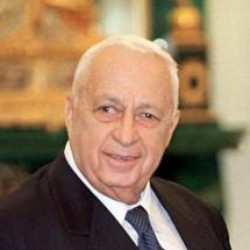
#> input picture data/face/impostors/Ariel_Sharon/session1/img_000.jpg, 250 x 250 px; its folder holds only this picture in this run
$ python -i face_pipeline.py   (imports and definitions only)
#> lines starting #> are read from the running program, lines starting #| are printed output that depends on the picture
#> further down, picture is the input picture: shape (250, 250, 3); mean B, G, R 92.7, 120, 147.2
from numpy import size
import cv2
import numpy as np
from skimage.feature import hog, local_binary_pattern


##the path of the cascade file which is used to detect the face s is
_CASCADE_PATH = cv2.data.haarcascades + "haarcascade_frontalface_default.xml"
face_cascade = cv2.CascadeClassifier(_CASCADE_PATH)


# CLAHE normalizes local lighting across face regions much better than global equalizeHist on live webcams
_CLAHE = cv2.createCLAHE(clipLimit=2.0, tileGridSize=(8, 8))

def crop_face(img_bgr, size=(128, 128), return_box=False):
#> called with size = (128, 128), return_box = False
    if img_bgr is None:
        return (None, None) if return_box else None

    if len(img_bgr.shape) == 3:
        gray = cv2.cvtColor(img_bgr, cv2.COLOR_BGR2GRAY)
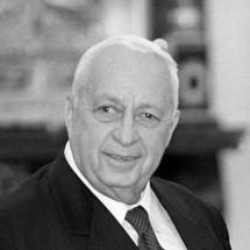
#> gray: shape (250, 250); min 0, max 254, mean 125
    else:
        gray = img_bgr.copy()

    # Pass 1: Standard detection
    faces = face_cascade.detectMultiScale(gray, scaleFactor=1.1, minNeighbors=4, minSize=(40, 40))
#> faces = [[72, 71, 109, 109]]

    # Pass 2: Sensitive detection for webcam frames with lighting or angle variations
    if len(faces) == 0:
        faces = face_cascade.detectMultiScale(gray, scaleFactor=1.05, minNeighbors=3, minSize=(30, 30))

    # Pass 3: Detection after CLAHE local contrast enhancement
    if len(faces) == 0:
        clahe_gray = _CLAHE.apply(gray)
        faces = face_cascade.detectMultiScale(clahe_gray, scaleFactor=1.05, minNeighbors=3, minSize=(30, 30))

    if len(faces) == 0:
        # If the input image is already a close-up cropped face (e.g. dataset sample)
        # fallback to center region so verification doesn't fail on cropped inputs
        h_g, w_g = gray.shape
        if h_g >= 40 and w_g >= 40:
            x, y, w, h = 0, 0, w_g, h_g
            cropped = gray
        else:
            return (None, None) if return_box else None
    else:
        x, y, w, h = max(faces, key=lambda f: f[2] * f[3])
#> x = 72; y = 71; w = 109; h = 109
        # Trim 8% outer border of the Haar box so room background doesn't pollute HOG/LBP
        pad_x = int(w * 0.08)
#> pad_x = 8
        pad_y = int(h * 0.08)
#> pad_y = 8
        x1 = max(0, x + pad_x)
#> x1 = 80
        y1 = max(0, y + pad_y)
#> y1 = 79
        x2 = min(gray.shape[1], x + w - pad_x)
#> x2 = 173
        y2 = min(gray.shape[0], y + h - pad_y)
#> y2 = 172
        cropped = gray[y1:y2, x1:x2]
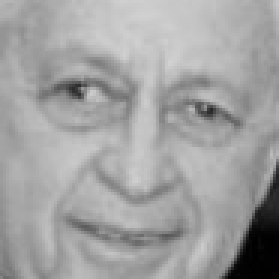
#> cropped: shape (93, 93) (shown 3 times larger); min 0, max 209, mean 161.2

    resized = cv2.resize(cropped, size, interpolation=cv2.INTER_AREA)
    enhanced = _CLAHE.apply(resized)
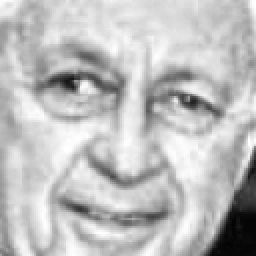
#> enhanced: shape (128, 128) (shown 2 times larger); min 2, max 255, mean 190

    if return_box:
        return enhanced, (x, y, w, h)
    return enhanced


# [44 lines left out: functions hog_feat, lbp_feat, extract_face_features, not called in this run]

>>> import cv2
>>> picture = cv2.imread('../data/face/impostors/Ariel_Sharon/session1/img_000.jpg')
>>> result = crop_face(picture)

$ run again, on data/face/impostors/Ariel_Sharon/session1/img_001.jpg
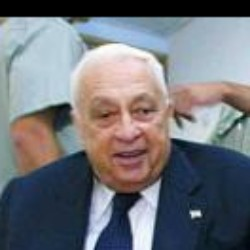
#> input picture data/face/impostors/Ariel_Sharon/session1/img_001.jpg, 250 x 250 px
#> picture is the input picture: shape (250, 250, 3); mean B, G, R 121.5, 115.6, 113.6
#> in crop_face, `gray = cv2.cvtColor(img_bgr, cv2.COLOR_BGR2GRAY)`:
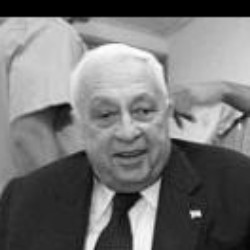
#> gray: shape (250, 250); min 0, max 253, mean 115.7
#> faces = [[72, 72, 108, 108]]
#> x = 72; w = 108
#> pad_x = 8
#> x1 = 80
#> x2 = 172
#> in crop_face, `enhanced = _CLAHE.apply(resized)`:
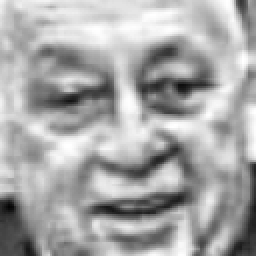
#> enhanced: shape (128, 128) (shown 2 times larger); min 4, max 255, mean 167.8

$ run again, on data/face/impostors/Ariel_Sharon/session1/img_002.jpg
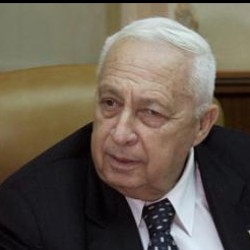
#> input picture data/face/impostors/Ariel_Sharon/session1/img_002.jpg, 250 x 250 px
#> picture is the input picture: shape (250, 250, 3); mean B, G, R 80, 92.4, 102.3
#> in crop_face, `gray = cv2.cvtColor(img_bgr, cv2.COLOR_BGR2GRAY)`:
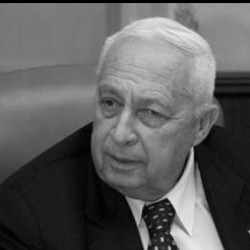
#> gray: shape (250, 250); min 0, max 237, mean 94
#> faces = [[69, 65, 118, 118]]
#> x = 69; y = 65; w = 118
#> pad_x = 9
#> x1 = 78
#> y1 = 74
#> x2 = 178
#> y2 = 174
#> in crop_face, `enhanced = _CLAHE.apply(resized)`:
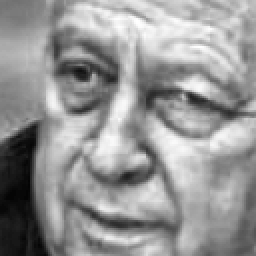
#> enhanced: shape (128, 128) (shown 2 times larger); min 4, max 255, mean 149.5

$ run again, on data/face/impostors/Ariel_Sharon/session1/img_003.jpg
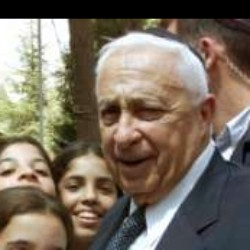
#> input picture data/face/impostors/Ariel_Sharon/session1/img_003.jpg, 250 x 250 px
#> picture is the input picture: shape (250, 250, 3); mean B, G, R 96.5, 110.1, 121.4
#> in crop_face, `gray = cv2.cvtColor(img_bgr, cv2.COLOR_BGR2GRAY)`:
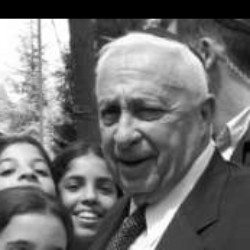
#> gray: shape (250, 250); min 0, max 255, mean 111.9
#> faces = [[52, 155, 76, 76], [68, 65, 118, 118]]
#> x = 68; y = 65; w = 118
#> pad_x = 9
#> x1 = 77
#> y1 = 74
#> x2 = 177
#> y2 = 174
#> in crop_face, `enhanced = _CLAHE.apply(resized)`:
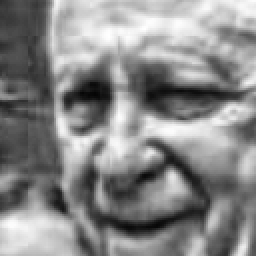
#> enhanced: shape (128, 128) (shown 2 times larger); min 5, max 255, mean 136.9
